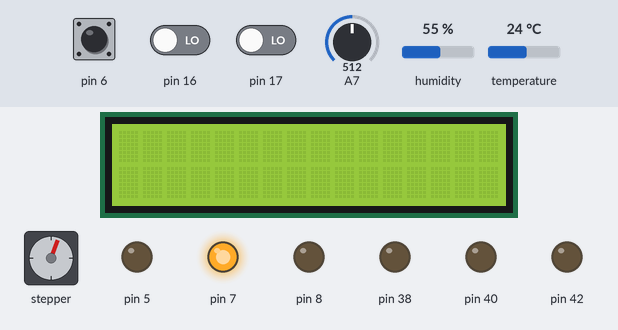
A sketch run on a simulated Arduino Mega 2560, built with avr-gcc and run on an emulated ATmega2560. Parts: 16×2 character LCD, stepper motor, output pins drawn as LEDs (lit = HIGH). Inputs (shaded band) come from the test bench; at power-on: pin 6 HIGH, temperature 24 °C, A7 = 512, pin 16 LOW, pin 17 LOW, humidity 55 %. The local clock reads 2024-03-15 10:24:30 at power-on unless the sketch sets it; stepper angles assume 2048 steps per turn; what the sketch prints to the serial monitor is not drawn.

Above: at 1.2 s.
1.3 s: pin 6 pulled LOW for 3.2 s
At 3.6 s:
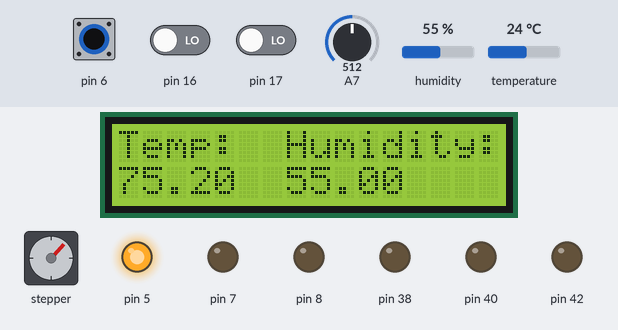
6.0 s: temperature set to 26 °C
At 7.7 s:
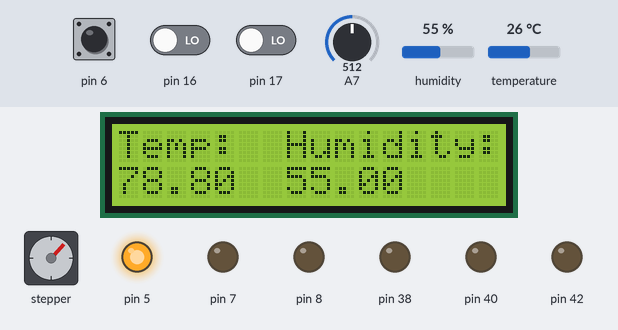
8.0 s: temperature set to 29 °C
At 9.7 s:
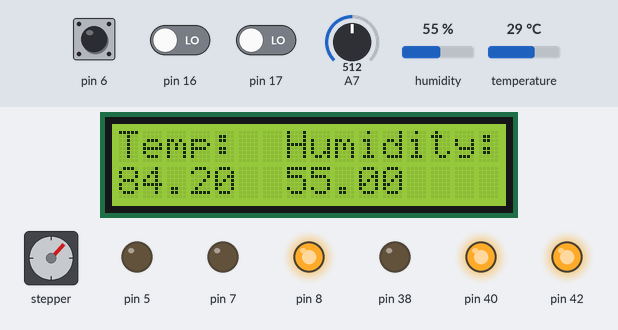
10.0 s: A7 set to 497
At 11.4 s:
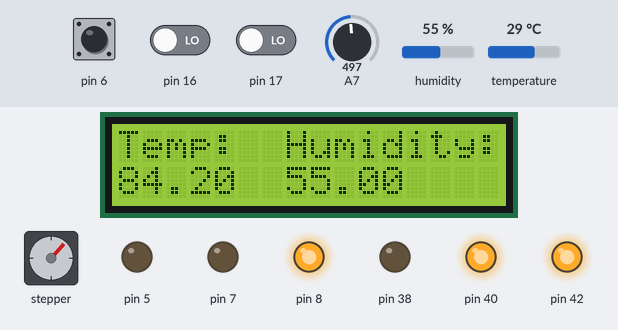
13.0 s: A7 set to 466
At 13.7 s:
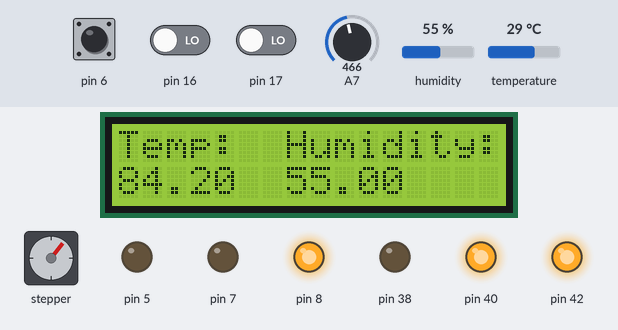
14.6 s: A7 set to 122
At 17.6 s:
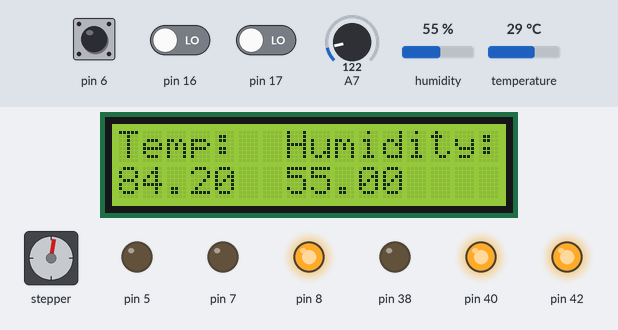
Timing chart, 0 to 18.3 s (numbered marks = the images above; inputs shaded):
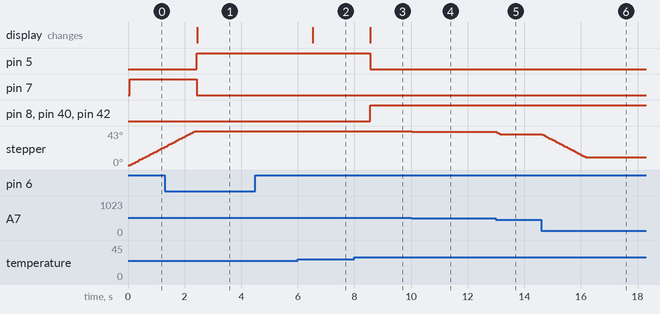

The sketch:

states.ino
```cpp
#include <Wire.h>
#include <LiquidCrystal.h>
#include <Adafruit_Sensor.h>
#include "RTClib.h"
#include <DHT.h>
#include <DHT_U.h>
#include <Stepper.h> // Include the header file
#define STEPS 32
Stepper stepper(STEPS, 25, 27, 29, 31);


int Pval = 0;

int potVal = 0;

#define DHTPIN 23
#define DHTTYPE DHT11
#define RDA 0x80
#define TBE 0x20
LiquidCrystal lcd(2, 3, 9, 10, 11, 12);
DHT dht(DHTPIN, DHTTYPE);
RTC_DS1307 rtc;
//enable 42 pL7
//dira 40 pg1
//dirb 38 pd7
volatile unsigned char* ddr_l  = (unsigned char*) 0x10A;
volatile unsigned char* port_l  = (unsigned char*) 0x10B;
volatile unsigned char* ddr_d  = (unsigned char*) 0x2A;
volatile unsigned char* port_d  = (unsigned char*) 0x2B;
volatile unsigned char* ddr_h  = (unsigned char*) 0x101;
volatile unsigned char* port_h  = (unsigned char*) 0x102;
volatile unsigned char* ddr_e  = (unsigned char*) 0x2D;
volatile unsigned char* port_e  = (unsigned char*) 0x2E;
volatile unsigned char* ddr_g  = (unsigned char*) 0x33;
volatile unsigned char* port_g  = (unsigned char*) 0x34;
volatile unsigned char* pin_h  = (unsigned char*) 0x100;
int ledState = 1;
int previous = 0;
bool disable_stat = true;
bool running = false;
bool state_change = false;
bool lcd_flag = false;
bool idle = false;
int d_cur_state;
int d_prev_state;
void setup() {
rtc.begin();
rtc.adjust(DateTime(F(__DATE__), F(__TIME__)));
  // put your setup code here, to run once:
  Serial.begin(9600);
    lcd.begin(16, 2);
  dht.begin();
  stepper.setSpeed(200);
   set_PH_as_input(3);

  set_PL_as_output(7);
  set_PD_as_output(7);
  set_PG_as_output(1);

  set_PH_as_output(4);
  set_PH_as_output(5);
  // set_PG_as_output(5);
   set_PE_as_output(3);

  //set_PEas_output(5);
  //set_PE_as_output(4);
  //blue light
   write_ph(5,0);
   //green light
    write_pe(3,0);
    //yellow light
    write_ph(4,ledState);
    d_cur_state = (*pin_h & 0x108);


}

void loop() {
 //digitalWrite(5, LOW);
potVal = map(analogRead(A7),0,1024,0,500);

 stepper.step(potVal - previous);
 Serial.print(potVal);
Serial.print(" - ");
Serial.print(previous);
Serial.println();
  previous = potVal;


if(idle == true && lcd_flag == false)
  set_lcd();


  else if(disable_stat == true)
  {
     disable_state();

  }

 else if(running == true)
 {
   if(state_change == false)
   print_time();

   running_state();
 }
 else if (idle == true){
   write_ph(4,0);
   write_pe(3,1);
    if(state_change == false)
   print_time();

   idle_state();
 }


  // put your main code here, to run repeatedly:

}
void running_state(){
//print_time();
//Serial.println("RUNNING! ");
 write_pl(7,1);
 write_pg(1,1);
 write_ph(5,1);
 float f = dht.readTemperature(true);
 if(f <= 82){
   idle = true;
    running = false;
    state_change = false;
    write_ph(5,0);
     write_pl(7,0);
      write_pg(1,0);
  }
}

void set_lcd(){
lcd.print("Temp:  Humidity:");
lcd_flag = true;
}
void idle_state(){
  Serial.println("idleing! ");
 // delay(200);
 // write_pe(3,1);
    lcd.setCursor(0, 1);

  float h = dht.readHumidity();
  float f = dht.readTemperature(true);
   if (isnan(h) || isnan(f)) {
    lcd.print("ERROR");
    return;
  }
   lcd.print(f);
  lcd.setCursor(7,1);
  lcd.print(h);
 // water_sense();

  if(f > 82){
    write_pe(3,0);
    running = true;
    state_change = false;
  }


  //idle_state();
}
void disable_state(){
//Serial.println("DISABLED! ");
 d_prev_state = d_cur_state;
 //Serial.print(d_prev_state);
  d_cur_state = (*pin_h & 0x108);
   //Serial.print(d_cur_state);

  if(d_prev_state >= 1 && d_cur_state == 0) {

  //print_time();
  write_ph(4,0);
    // toggle state of LED
    idle = true;
    //digitalWrite(5, HIGH);
   // ledState = !ledState;
disable_stat = false;
    // control LED arccoding to the toggled state
    //write_ph(4,ledState);

  }

}
void set_PH_as_output(unsigned char pin_num)
{
    *ddr_h |= 0x01 << pin_num;
}
void set_PL_as_output(unsigned char pin_num)
{
    *ddr_l |= 0x01 << pin_num;
}
void set_PD_as_output(unsigned char pin_num)
{
    *ddr_d |= 0x01 << pin_num;
}
void set_PG_as_output(unsigned char pin_num)
{
    *ddr_g |= 0x01 << pin_num;
}
void set_PE_as_output(unsigned char pin_num)
{
    *ddr_e |= 0x01 << pin_num;
}
void write_pl(unsigned char pin_num, unsigned char state)
{
  if(state == 0)
  {
    *port_l &= ~(0x01 << pin_num);
  }
  else
  {
    *port_l |= 0x01 << pin_num;
  }
}
void write_pg(unsigned char pin_num, unsigned char state)
{
  if(state == 0)
  {
    *port_g &= ~(0x01 << pin_num);
  }
  else
  {
    *port_g |= 0x01 << pin_num;
  }
}
void write_pe(unsigned char pin_num, unsigned char state)
{
  if(state == 0)
  {
    *port_e &= ~(0x01 << pin_num);
  }
  else
  {
    *port_e |= 0x01 << pin_num;
  }
}
void write_ph(unsigned char pin_num, unsigned char state)
{
  if(state == 0)
  {
    *port_h &= ~(0x01 << pin_num);
  }
  else
  {
    *port_h |= 0x01 << pin_num;
  }
}
void set_PH_as_input(unsigned char pin_num)
{
    *pin_h |= 0x01 << pin_num;
}
void print_time(){
  DateTime now = rtc.now();
   Serial.print(now.year(), DEC);
    Serial.print('/');
    Serial.print(now.month(), DEC);
    Serial.print('/');
    Serial.print(now.day(), DEC);
     Serial.print('/');
    Serial.print(now.hour(), DEC);
    Serial.print(':');
    Serial.print(now.minute(), DEC);
    Serial.print(':');
    Serial.print(now.second(), DEC);
    Serial.println();
    state_change = true;
}
```

Measured:
- the behaviour switches between 27 and 28 °C on temperature (found by bisection; images 2 and 3)
- after the input at 1.3 s, pin 5: LOW → HIGH after 1.1 s; pin 7: HIGH → LOW after 1.1 s; the display: changes after 1.2 s (image 1)
- after the input at 6.0 s, the display: changes after 0.52 s (image 2)
- after the input at 8.0 s, pin 5: HIGH → LOW after 0.55 s; pin 8, pin 40, pin 42: LOW → HIGH after 0.56 s; the display: changes after 0.55 s (image 3)
- after the input at 14.6 s, stepper: turns 29° counter-clockwise in 1.5 s, starting at once
